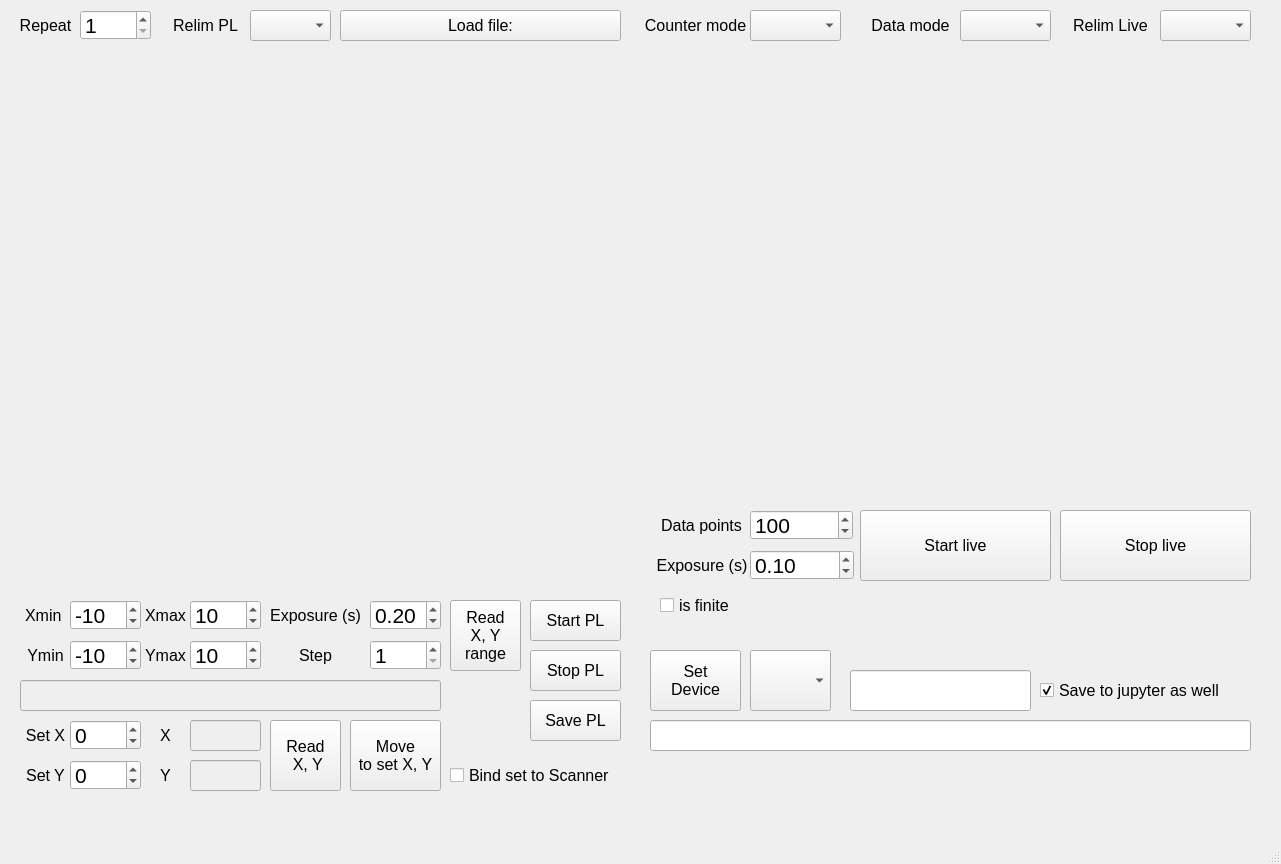
<?xml version="1.0" encoding="UTF-8"?>
<ui version="4.0">
 <class>MainWindow</class>
 <widget class="QMainWindow" name="MainWindow">
  <property name="geometry">
   <rect>
    <x>0</x>
    <y>0</y>
    <width>1281</width>
    <height>864</height>
   </rect>
  </property>
  <property name="windowTitle">
   <string>MainWindow</string>
  </property>
  <widget class="QWidget" name="centralwidget">
   <widget class="QComboBox" name="comboBox_counter_mode">
    <property name="enabled">
     <bool>true</bool>
    </property>
    <property name="geometry">
     <rect>
      <x>750</x>
      <y>10</y>
      <width>91</width>
      <height>31</height>
     </rect>
    </property>
    <property name="font">
     <font>
      <family>Arial</family>
      <pointsize>12</pointsize>
     </font>
    </property>
    <property name="editable">
     <bool>false</bool>
    </property>
    <property name="currentText">
     <string/>
    </property>
   </widget>
   <widget class="QComboBox" name="comboBox_data_mode">
    <property name="enabled">
     <bool>true</bool>
    </property>
    <property name="geometry">
     <rect>
      <x>960</x>
      <y>10</y>
      <width>91</width>
      <height>31</height>
     </rect>
    </property>
    <property name="font">
     <font>
      <family>Arial</family>
      <pointsize>12</pointsize>
     </font>
    </property>
    <property name="editable">
     <bool>false</bool>
    </property>
    <property name="currentText">
     <string/>
    </property>
   </widget>
   <widget class="QLabel" name="label_21">
    <property name="geometry">
     <rect>
      <x>860</x>
      <y>10</y>
      <width>101</width>
      <height>31</height>
     </rect>
    </property>
    <property name="font">
     <font>
      <family>Arial</family>
      <pointsize>12</pointsize>
     </font>
    </property>
    <property name="text">
     <string>Data mode</string>
    </property>
    <property name="alignment">
     <set>Qt::AlignCenter</set>
    </property>
   </widget>
   <widget class="QLabel" name="label_relim_PL">
    <property name="geometry">
     <rect>
      <x>160</x>
      <y>10</y>
      <width>91</width>
      <height>31</height>
     </rect>
    </property>
    <property name="font">
     <font>
      <family>Arial</family>
      <pointsize>12</pointsize>
     </font>
    </property>
    <property name="text">
     <string>Relim PL</string>
    </property>
    <property name="alignment">
     <set>Qt::AlignCenter</set>
    </property>
   </widget>
   <widget class="QPushButton" name="pushButton_load">
    <property name="geometry">
     <rect>
      <x>340</x>
      <y>10</y>
      <width>281</width>
      <height>31</height>
     </rect>
    </property>
    <property name="font">
     <font>
      <family>Arial</family>
      <pointsize>12</pointsize>
     </font>
    </property>
    <property name="text">
     <string>Load file:</string>
    </property>
   </widget>
   <widget class="QLabel" name="label_repeat">
    <property name="geometry">
     <rect>
      <x>10</x>
      <y>10</y>
      <width>71</width>
      <height>31</height>
     </rect>
    </property>
    <property name="font">
     <font>
      <family>Arial</family>
      <pointsize>12</pointsize>
     </font>
    </property>
    <property name="text">
     <string>Repeat</string>
    </property>
    <property name="alignment">
     <set>Qt::AlignCenter</set>
    </property>
   </widget>
   <widget class="QLabel" name="label_23">
    <property name="geometry">
     <rect>
      <x>640</x>
      <y>10</y>
      <width>111</width>
      <height>31</height>
     </rect>
    </property>
    <property name="font">
     <font>
      <family>Arial</family>
      <pointsize>12</pointsize>
     </font>
    </property>
    <property name="text">
     <string>Counter mode</string>
    </property>
    <property name="alignment">
     <set>Qt::AlignCenter</set>
    </property>
   </widget>
   <widget class="QDoubleSpinBox" name="doubleSpinBox_repeat">
    <property name="geometry">
     <rect>
      <x>80</x>
      <y>10</y>
      <width>71</width>
      <height>30</height>
     </rect>
    </property>
    <property name="font">
     <font>
      <family>Arial</family>
      <pointsize>16</pointsize>
     </font>
    </property>
    <property name="decimals">
     <number>0</number>
    </property>
    <property name="minimum">
     <double>1.000000000000000</double>
    </property>
    <property name="maximum">
     <double>1000.000000000000000</double>
    </property>
    <property name="singleStep">
     <double>1.000000000000000</double>
    </property>
    <property name="value">
     <double>1.000000000000000</double>
    </property>
   </widget>
   <widget class="QComboBox" name="comboBox_relim_PL">
    <property name="enabled">
     <bool>true</bool>
    </property>
    <property name="geometry">
     <rect>
      <x>250</x>
      <y>10</y>
      <width>81</width>
      <height>31</height>
     </rect>
    </property>
    <property name="font">
     <font>
      <family>Arial</family>
      <pointsize>12</pointsize>
     </font>
    </property>
    <property name="editable">
     <bool>false</bool>
    </property>
    <property name="currentText">
     <string/>
    </property>
   </widget>
   <widget class="QDoubleSpinBox" name="doubleSpinBox_step_PL">
    <property name="geometry">
     <rect>
      <x>370</x>
      <y>640</y>
      <width>71</width>
      <height>30</height>
     </rect>
    </property>
    <property name="font">
     <font>
      <family>Arial</family>
      <pointsize>16</pointsize>
     </font>
    </property>
    <property name="decimals">
     <number>0</number>
    </property>
    <property name="minimum">
     <double>1.000000000000000</double>
    </property>
    <property name="maximum">
     <double>10000.000000000000000</double>
    </property>
    <property name="singleStep">
     <double>1.000000000000000</double>
    </property>
    <property name="value">
     <double>1.000000000000000</double>
    </property>
   </widget>
   <widget class="QDoubleSpinBox" name="doubleSpinBox_X">
    <property name="geometry">
     <rect>
      <x>70</x>
      <y>720</y>
      <width>71</width>
      <height>30</height>
     </rect>
    </property>
    <property name="font">
     <font>
      <family>Arial</family>
      <pointsize>16</pointsize>
     </font>
    </property>
    <property name="decimals">
     <number>0</number>
    </property>
    <property name="minimum">
     <double>-10000.000000000000000</double>
    </property>
    <property name="maximum">
     <double>10000.000000000000000</double>
    </property>
    <property name="singleStep">
     <double>1.000000000000000</double>
    </property>
    <property name="value">
     <double>0.000000000000000</double>
    </property>
   </widget>
   <widget class="QLineEdit" name="lineEdit_Y">
    <property name="enabled">
     <bool>false</bool>
    </property>
    <property name="geometry">
     <rect>
      <x>190</x>
      <y>760</y>
      <width>71</width>
      <height>31</height>
     </rect>
    </property>
    <property name="font">
     <font>
      <family>Arial</family>
      <pointsize>16</pointsize>
     </font>
    </property>
   </widget>
   <widget class="QWidget" name="widget_figure_PL" native="true">
    <property name="geometry">
     <rect>
      <x>20</x>
      <y>50</y>
      <width>600</width>
      <height>540</height>
     </rect>
    </property>
   </widget>
   <widget class="QLabel" name="label_20">
    <property name="geometry">
     <rect>
      <x>140</x>
      <y>760</y>
      <width>51</width>
      <height>31</height>
     </rect>
    </property>
    <property name="font">
     <font>
      <family>Arial</family>
      <pointsize>12</pointsize>
     </font>
    </property>
    <property name="text">
     <string>Y</string>
    </property>
    <property name="alignment">
     <set>Qt::AlignCenter</set>
    </property>
   </widget>
   <widget class="QPushButton" name="pushButton_scanner">
    <property name="geometry">
     <rect>
      <x>350</x>
      <y>720</y>
      <width>91</width>
      <height>71</height>
     </rect>
    </property>
    <property name="font">
     <font>
      <family>Arial</family>
      <pointsize>12</pointsize>
     </font>
    </property>
    <property name="text">
     <string>Move 
to set X, Y</string>
    </property>
   </widget>
   <widget class="QDoubleSpinBox" name="doubleSpinBox_exposure_PL">
    <property name="geometry">
     <rect>
      <x>370</x>
      <y>600</y>
      <width>71</width>
      <height>30</height>
     </rect>
    </property>
    <property name="font">
     <font>
      <family>Arial</family>
      <pointsize>16</pointsize>
     </font>
    </property>
    <property name="minimum">
     <double>0.010000000000000</double>
    </property>
    <property name="singleStep">
     <double>0.010000000000000</double>
    </property>
    <property name="value">
     <double>0.200000000000000</double>
    </property>
   </widget>
   <widget class="QPushButton" name="pushButton_start_PL">
    <property name="geometry">
     <rect>
      <x>530</x>
      <y>600</y>
      <width>91</width>
      <height>41</height>
     </rect>
    </property>
    <property name="font">
     <font>
      <family>Arial</family>
      <pointsize>12</pointsize>
     </font>
    </property>
    <property name="text">
     <string>Start PL</string>
    </property>
   </widget>
   <widget class="QCheckBox" name="checkBox_is_bind">
    <property name="geometry">
     <rect>
      <x>450</x>
      <y>760</y>
      <width>171</width>
      <height>31</height>
     </rect>
    </property>
    <property name="font">
     <font>
      <family>Arial</family>
      <pointsize>12</pointsize>
     </font>
    </property>
    <property name="text">
     <string>Bind set to Scanner</string>
    </property>
   </widget>
   <widget class="QPushButton" name="pushButton_stop_PL">
    <property name="geometry">
     <rect>
      <x>530</x>
      <y>650</y>
      <width>91</width>
      <height>41</height>
     </rect>
    </property>
    <property name="font">
     <font>
      <family>Arial</family>
      <pointsize>12</pointsize>
     </font>
    </property>
    <property name="text">
     <string>Stop PL</string>
    </property>
   </widget>
   <widget class="QLineEdit" name="lineEdit_X">
    <property name="enabled">
     <bool>false</bool>
    </property>
    <property name="geometry">
     <rect>
      <x>190</x>
      <y>720</y>
      <width>71</width>
      <height>31</height>
     </rect>
    </property>
    <property name="font">
     <font>
      <family>Arial</family>
      <pointsize>16</pointsize>
     </font>
    </property>
   </widget>
   <widget class="QLabel" name="label_8">
    <property name="geometry">
     <rect>
      <x>260</x>
      <y>600</y>
      <width>111</width>
      <height>31</height>
     </rect>
    </property>
    <property name="font">
     <font>
      <family>Arial</family>
      <pointsize>12</pointsize>
     </font>
    </property>
    <property name="text">
     <string>Exposure (s)</string>
    </property>
    <property name="alignment">
     <set>Qt::AlignCenter</set>
    </property>
   </widget>
   <widget class="QLabel" name="label_13">
    <property name="geometry">
     <rect>
      <x>140</x>
      <y>600</y>
      <width>51</width>
      <height>31</height>
     </rect>
    </property>
    <property name="font">
     <font>
      <family>Arial</family>
      <pointsize>12</pointsize>
     </font>
    </property>
    <property name="text">
     <string>Xmax</string>
    </property>
    <property name="alignment">
     <set>Qt::AlignCenter</set>
    </property>
   </widget>
   <widget class="QLineEdit" name="lineEdit_time_PL">
    <property name="enabled">
     <bool>false</bool>
    </property>
    <property name="geometry">
     <rect>
      <x>20</x>
      <y>680</y>
      <width>421</width>
      <height>31</height>
     </rect>
    </property>
    <property name="font">
     <font>
      <family>Arial</family>
      <pointsize>9</pointsize>
     </font>
    </property>
   </widget>
   <widget class="QLabel" name="label_5">
    <property name="geometry">
     <rect>
      <x>20</x>
      <y>720</y>
      <width>51</width>
      <height>31</height>
     </rect>
    </property>
    <property name="font">
     <font>
      <family>Arial</family>
      <pointsize>12</pointsize>
     </font>
    </property>
    <property name="text">
     <string>Set X</string>
    </property>
    <property name="alignment">
     <set>Qt::AlignCenter</set>
    </property>
   </widget>
   <widget class="QLabel" name="label_14">
    <property name="geometry">
     <rect>
      <x>140</x>
      <y>640</y>
      <width>51</width>
      <height>31</height>
     </rect>
    </property>
    <property name="font">
     <font>
      <family>Arial</family>
      <pointsize>12</pointsize>
     </font>
    </property>
    <property name="text">
     <string>Ymax</string>
    </property>
    <property name="alignment">
     <set>Qt::AlignCenter</set>
    </property>
   </widget>
   <widget class="QPushButton" name="pushButton_save_PL">
    <property name="geometry">
     <rect>
      <x>530</x>
      <y>700</y>
      <width>91</width>
      <height>41</height>
     </rect>
    </property>
    <property name="font">
     <font>
      <family>Arial</family>
      <pointsize>12</pointsize>
     </font>
    </property>
    <property name="text">
     <string>Save PL</string>
    </property>
   </widget>
   <widget class="QLabel" name="label_10">
    <property name="geometry">
     <rect>
      <x>20</x>
      <y>640</y>
      <width>51</width>
      <height>31</height>
     </rect>
    </property>
    <property name="font">
     <font>
      <family>Arial</family>
      <pointsize>12</pointsize>
     </font>
    </property>
    <property name="text">
     <string>Ymin</string>
    </property>
    <property name="alignment">
     <set>Qt::AlignCenter</set>
    </property>
   </widget>
   <widget class="QLabel" name="label_6">
    <property name="geometry">
     <rect>
      <x>20</x>
      <y>760</y>
      <width>51</width>
      <height>31</height>
     </rect>
    </property>
    <property name="font">
     <font>
      <family>Arial</family>
      <pointsize>12</pointsize>
     </font>
    </property>
    <property name="text">
     <string>Set Y</string>
    </property>
    <property name="alignment">
     <set>Qt::AlignCenter</set>
    </property>
   </widget>
   <widget class="QDoubleSpinBox" name="doubleSpinBox_yl">
    <property name="geometry">
     <rect>
      <x>70</x>
      <y>640</y>
      <width>71</width>
      <height>30</height>
     </rect>
    </property>
    <property name="font">
     <font>
      <family>Arial</family>
      <pointsize>16</pointsize>
     </font>
    </property>
    <property name="decimals">
     <number>0</number>
    </property>
    <property name="minimum">
     <double>-10000.000000000000000</double>
    </property>
    <property name="maximum">
     <double>10000.000000000000000</double>
    </property>
    <property name="singleStep">
     <double>1.000000000000000</double>
    </property>
    <property name="value">
     <double>-10.000000000000000</double>
    </property>
   </widget>
   <widget class="QLabel" name="label_11">
    <property name="geometry">
     <rect>
      <x>260</x>
      <y>640</y>
      <width>111</width>
      <height>31</height>
     </rect>
    </property>
    <property name="font">
     <font>
      <family>Arial</family>
      <pointsize>12</pointsize>
     </font>
    </property>
    <property name="text">
     <string>Step</string>
    </property>
    <property name="alignment">
     <set>Qt::AlignCenter</set>
    </property>
   </widget>
   <widget class="QDoubleSpinBox" name="doubleSpinBox_xu">
    <property name="geometry">
     <rect>
      <x>190</x>
      <y>600</y>
      <width>71</width>
      <height>30</height>
     </rect>
    </property>
    <property name="sizePolicy">
     <sizepolicy hsizetype="Minimum" vsizetype="Fixed">
      <horstretch>0</horstretch>
      <verstretch>0</verstretch>
     </sizepolicy>
    </property>
    <property name="font">
     <font>
      <family>Arial</family>
      <pointsize>16</pointsize>
     </font>
    </property>
    <property name="decimals">
     <number>0</number>
    </property>
    <property name="minimum">
     <double>-10000.000000000000000</double>
    </property>
    <property name="maximum">
     <double>10000.000000000000000</double>
    </property>
    <property name="singleStep">
     <double>1.000000000000000</double>
    </property>
    <property name="value">
     <double>10.000000000000000</double>
    </property>
   </widget>
   <widget class="QDoubleSpinBox" name="doubleSpinBox_yu">
    <property name="geometry">
     <rect>
      <x>190</x>
      <y>640</y>
      <width>71</width>
      <height>30</height>
     </rect>
    </property>
    <property name="sizePolicy">
     <sizepolicy hsizetype="Minimum" vsizetype="Fixed">
      <horstretch>0</horstretch>
      <verstretch>0</verstretch>
     </sizepolicy>
    </property>
    <property name="font">
     <font>
      <family>Arial</family>
      <pointsize>16</pointsize>
     </font>
    </property>
    <property name="decimals">
     <number>0</number>
    </property>
    <property name="minimum">
     <double>-10000.000000000000000</double>
    </property>
    <property name="maximum">
     <double>10000.000000000000000</double>
    </property>
    <property name="singleStep">
     <double>1.000000000000000</double>
    </property>
    <property name="value">
     <double>10.000000000000000</double>
    </property>
   </widget>
   <widget class="QDoubleSpinBox" name="doubleSpinBox_Y">
    <property name="geometry">
     <rect>
      <x>70</x>
      <y>760</y>
      <width>71</width>
      <height>30</height>
     </rect>
    </property>
    <property name="font">
     <font>
      <family>Arial</family>
      <pointsize>16</pointsize>
     </font>
    </property>
    <property name="decimals">
     <number>0</number>
    </property>
    <property name="minimum">
     <double>-10000.000000000000000</double>
    </property>
    <property name="maximum">
     <double>10000.000000000000000</double>
    </property>
    <property name="singleStep">
     <double>1.000000000000000</double>
    </property>
    <property name="value">
     <double>0.000000000000000</double>
    </property>
   </widget>
   <widget class="QLabel" name="label_12">
    <property name="geometry">
     <rect>
      <x>140</x>
      <y>720</y>
      <width>51</width>
      <height>31</height>
     </rect>
    </property>
    <property name="font">
     <font>
      <family>Arial</family>
      <pointsize>12</pointsize>
     </font>
    </property>
    <property name="text">
     <string>X</string>
    </property>
    <property name="alignment">
     <set>Qt::AlignCenter</set>
    </property>
   </widget>
   <widget class="QDoubleSpinBox" name="doubleSpinBox_xl">
    <property name="geometry">
     <rect>
      <x>70</x>
      <y>600</y>
      <width>71</width>
      <height>30</height>
     </rect>
    </property>
    <property name="font">
     <font>
      <family>Arial</family>
      <pointsize>16</pointsize>
     </font>
    </property>
    <property name="decimals">
     <number>0</number>
    </property>
    <property name="minimum">
     <double>-10000.000000000000000</double>
    </property>
    <property name="maximum">
     <double>10000.000000000000000</double>
    </property>
    <property name="singleStep">
     <double>1.000000000000000</double>
    </property>
    <property name="value">
     <double>-10.000000000000000</double>
    </property>
   </widget>
   <widget class="QLabel" name="label_9">
    <property name="geometry">
     <rect>
      <x>20</x>
      <y>600</y>
      <width>51</width>
      <height>31</height>
     </rect>
    </property>
    <property name="font">
     <font>
      <family>Arial</family>
      <pointsize>12</pointsize>
     </font>
    </property>
    <property name="text">
     <string>Xmin </string>
    </property>
    <property name="alignment">
     <set>Qt::AlignCenter</set>
    </property>
   </widget>
   <widget class="QPushButton" name="pushButton_range_PL">
    <property name="geometry">
     <rect>
      <x>450</x>
      <y>600</y>
      <width>71</width>
      <height>71</height>
     </rect>
    </property>
    <property name="font">
     <font>
      <family>Arial</family>
      <pointsize>12</pointsize>
     </font>
    </property>
    <property name="text">
     <string>Read 
X, Y 
range</string>
    </property>
   </widget>
   <widget class="QPushButton" name="pushButton_XY">
    <property name="geometry">
     <rect>
      <x>270</x>
      <y>720</y>
      <width>71</width>
      <height>71</height>
     </rect>
    </property>
    <property name="font">
     <font>
      <family>Arial</family>
      <pointsize>12</pointsize>
     </font>
    </property>
    <property name="text">
     <string>Read 
 X, Y</string>
    </property>
   </widget>
   <widget class="QComboBox" name="comboBox_relim_Live">
    <property name="enabled">
     <bool>true</bool>
    </property>
    <property name="geometry">
     <rect>
      <x>1160</x>
      <y>10</y>
      <width>91</width>
      <height>31</height>
     </rect>
    </property>
    <property name="font">
     <font>
      <family>Arial</family>
      <pointsize>12</pointsize>
     </font>
    </property>
    <property name="editable">
     <bool>false</bool>
    </property>
    <property name="currentText">
     <string/>
    </property>
   </widget>
   <widget class="QLabel" name="label_relim_Live">
    <property name="geometry">
     <rect>
      <x>1060</x>
      <y>10</y>
      <width>101</width>
      <height>31</height>
     </rect>
    </property>
    <property name="font">
     <font>
      <family>Arial</family>
      <pointsize>12</pointsize>
     </font>
    </property>
    <property name="text">
     <string>Relim Live</string>
    </property>
    <property name="alignment">
     <set>Qt::AlignCenter</set>
    </property>
   </widget>
   <widget class="QDoubleSpinBox" name="doubleSpinBox_exposure_Live">
    <property name="geometry">
     <rect>
      <x>750</x>
      <y>550</y>
      <width>104</width>
      <height>30</height>
     </rect>
    </property>
    <property name="font">
     <font>
      <family>Arial</family>
      <pointsize>16</pointsize>
     </font>
    </property>
    <property name="minimum">
     <double>0.010000000000000</double>
    </property>
    <property name="singleStep">
     <double>0.010000000000000</double>
    </property>
    <property name="value">
     <double>0.100000000000000</double>
    </property>
   </widget>
   <widget class="QPushButton" name="pushButton_start_Live">
    <property name="geometry">
     <rect>
      <x>860</x>
      <y>510</y>
      <width>191</width>
      <height>71</height>
     </rect>
    </property>
    <property name="font">
     <font>
      <family>Arial</family>
      <pointsize>12</pointsize>
     </font>
    </property>
    <property name="text">
     <string>Start live</string>
    </property>
   </widget>
   <widget class="QWidget" name="widget_figure_Live" native="true">
    <property name="geometry">
     <rect>
      <x>650</x>
      <y>50</y>
      <width>600</width>
      <height>450</height>
     </rect>
    </property>
   </widget>
   <widget class="QLabel" name="label_31">
    <property name="geometry">
     <rect>
      <x>650</x>
      <y>510</y>
      <width>103</width>
      <height>31</height>
     </rect>
    </property>
    <property name="font">
     <font>
      <family>Arial</family>
      <pointsize>12</pointsize>
     </font>
    </property>
    <property name="text">
     <string>Data points</string>
    </property>
    <property name="alignment">
     <set>Qt::AlignCenter</set>
    </property>
   </widget>
   <widget class="QPushButton" name="pushButton_stop_Live">
    <property name="geometry">
     <rect>
      <x>1060</x>
      <y>510</y>
      <width>191</width>
      <height>71</height>
     </rect>
    </property>
    <property name="font">
     <font>
      <family>Arial</family>
      <pointsize>12</pointsize>
     </font>
    </property>
    <property name="text">
     <string>Stop live</string>
    </property>
   </widget>
   <widget class="QDoubleSpinBox" name="doubleSpinBox_many">
    <property name="geometry">
     <rect>
      <x>750</x>
      <y>510</y>
      <width>103</width>
      <height>30</height>
     </rect>
    </property>
    <property name="font">
     <font>
      <family>Arial</family>
      <pointsize>16</pointsize>
     </font>
    </property>
    <property name="decimals">
     <number>0</number>
    </property>
    <property name="minimum">
     <double>1.000000000000000</double>
    </property>
    <property name="maximum">
     <double>100000.000000000000000</double>
    </property>
    <property name="singleStep">
     <double>1.000000000000000</double>
    </property>
    <property name="value">
     <double>100.000000000000000</double>
    </property>
   </widget>
   <widget class="QLabel" name="label_32">
    <property name="geometry">
     <rect>
      <x>650</x>
      <y>550</y>
      <width>104</width>
      <height>31</height>
     </rect>
    </property>
    <property name="font">
     <font>
      <family>Arial</family>
      <pointsize>12</pointsize>
     </font>
    </property>
    <property name="text">
     <string>Exposure (s)</string>
    </property>
    <property name="alignment">
     <set>Qt::AlignCenter</set>
    </property>
   </widget>
   <widget class="QLineEdit" name="lineEdit_save">
    <property name="geometry">
     <rect>
      <x>850</x>
      <y>670</y>
      <width>181</width>
      <height>41</height>
     </rect>
    </property>
    <property name="font">
     <font>
      <family>Arial</family>
      <pointsize>12</pointsize>
     </font>
    </property>
   </widget>
   <widget class="QComboBox" name="comboBox_device_gui">
    <property name="enabled">
     <bool>true</bool>
    </property>
    <property name="geometry">
     <rect>
      <x>750</x>
      <y>650</y>
      <width>81</width>
      <height>61</height>
     </rect>
    </property>
    <property name="font">
     <font>
      <family>Arial</family>
      <pointsize>12</pointsize>
     </font>
    </property>
    <property name="editable">
     <bool>false</bool>
    </property>
    <property name="currentText">
     <string/>
    </property>
   </widget>
   <widget class="QCheckBox" name="checkBox_log">
    <property name="geometry">
     <rect>
      <x>1040</x>
      <y>670</y>
      <width>211</width>
      <height>41</height>
     </rect>
    </property>
    <property name="font">
     <font>
      <family>Arial</family>
      <pointsize>12</pointsize>
     </font>
    </property>
    <property name="layoutDirection">
     <enum>Qt::LeftToRight</enum>
    </property>
    <property name="text">
     <string>Save to jupyter as well</string>
    </property>
    <property name="checked">
     <bool>true</bool>
    </property>
   </widget>
   <widget class="QPushButton" name="pushButton_device_gui">
    <property name="geometry">
     <rect>
      <x>650</x>
      <y>650</y>
      <width>91</width>
      <height>61</height>
     </rect>
    </property>
    <property name="font">
     <font>
      <family>Arial</family>
      <pointsize>12</pointsize>
     </font>
    </property>
    <property name="text">
     <string>Set 
Device</string>
    </property>
    <property name="flat">
     <bool>false</bool>
    </property>
   </widget>
   <widget class="QLineEdit" name="lineEdit_print">
    <property name="geometry">
     <rect>
      <x>650</x>
      <y>720</y>
      <width>601</width>
      <height>31</height>
     </rect>
    </property>
    <property name="font">
     <font>
      <family>Arial</family>
      <pointsize>12</pointsize>
     </font>
    </property>
   </widget>
   <widget class="QCheckBox" name="checkBox_is_finite">
    <property name="geometry">
     <rect>
      <x>660</x>
      <y>590</y>
      <width>171</width>
      <height>31</height>
     </rect>
    </property>
    <property name="font">
     <font>
      <family>Arial</family>
      <pointsize>12</pointsize>
     </font>
    </property>
    <property name="text">
     <string>is finite</string>
    </property>
   </widget>
  </widget>
  <widget class="QMenuBar" name="menubar">
   <property name="geometry">
    <rect>
     <x>0</x>
     <y>0</y>
     <width>1281</width>
     <height>21</height>
    </rect>
   </property>
  </widget>
  <widget class="QStatusBar" name="statusbar"/>
 </widget>
 <resources/>
 <connections/>
</ui>
